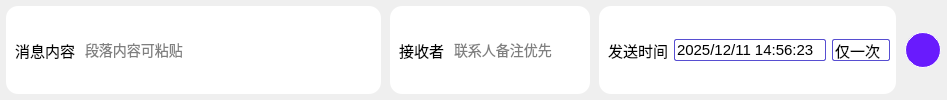
                  <widget class="QFrame" name="DataInput">
                   <layout class="QHBoxLayout" name="horizontalLayout_5" stretch="0,0,0,0">
                    <property name="spacing">
                     <number>9</number>
                    </property>
                    <property name="sizeConstraint">
                     <enum>QLayout::SetDefaultConstraint</enum>
                    </property>
                    <property name="leftMargin">
                     <number>6</number>
                    </property>
                    <property name="topMargin">
                     <number>6</number>
                    </property>
                    <property name="rightMargin">
                     <number>6</number>
                    </property>
                    <property name="bottomMargin">
                     <number>6</number>
                    </property>
                    <item>
                     <widget class="QFrame" name="frame_36">
                      <property name="sizePolicy">
                       <sizepolicy hsizetype="Preferred" vsizetype="Preferred">
                        <horstretch>0</horstretch>
                        <verstretch>0</verstretch>
                       </sizepolicy>
                      </property>
                      <property name="minimumSize">
                       <size>
                        <width>299</width>
                        <height>54</height>
                       </size>
                      </property>
                      <property name="maximumSize">
                       <size>
                        <width>16777215</width>
                        <height>16777215</height>
                       </size>
                      </property>
                      <property name="styleSheet">
                       <string notr="true">background-color: rgb(255, 255, 255);
border-radius:12px</string>
                      </property>
                      <property name="frameShape">
                       <enum>QFrame::StyledPanel</enum>
                      </property>
                      <property name="frameShadow">
                       <enum>QFrame::Raised</enum>
                      </property>
                      <layout class="QHBoxLayout" name="horizontalLayout_22">
                       <property name="spacing">
                        <number>6</number>
                       </property>
                       <property name="sizeConstraint">
                        <enum>QLayout::SetDefaultConstraint</enum>
                       </property>
                       <property name="leftMargin">
                        <number>9</number>
                       </property>
                       <property name="topMargin">
                        <number>0</number>
                       </property>
                       <property name="rightMargin">
                        <number>6</number>
                       </property>
                       <property name="bottomMargin">
                        <number>0</number>
                       </property>
                       <item>
                        <widget class="QLabel" name="label_3">
                         <property name="font">
                          <font>
                           <family>微软雅黑 Light</family>
                           <pointsize>11</pointsize>
                           <bold>false</bold>
                          </font>
                         </property>
                         <property name="styleSheet">
                          <string notr="true">QLabel {
    color: rgb(0, 0, 0);
}</string>
                         </property>
                         <property name="text">
                          <string>消息内容</string>
                         </property>
                        </widget>
                       </item>
                       <item>
                        <widget class="QLineEdit" name="message_lineEdit">
                         <property name="minimumSize">
                          <size>
                           <width>218</width>
                           <height>32</height>
                          </size>
                         </property>
                         <property name="font">
                          <font>
                           <family>微软雅黑 Light</family>
                           <pointsize>-1</pointsize>
                          </font>
                         </property>
                         <property name="styleSheet">
                          <string notr="true">QLineEdit {
    color: rgb(0, 0, 0);
    border: none;
    padding: 2px;
    font-size: 14px;
}

QLineEdit::placeholder {
    color: rgb(150, 150, 150);
}

QLineEdit:hover {
    border-color: rgb(35, 26, 132);
}</string>
                         </property>
                         <property name="placeholderText">
                          <string>段落内容可粘贴</string>
                         </property>
                        </widget>
                       </item>
                       <item>
                        <widget class="QPushButton" name="file_pushButton">
                         <property name="minimumSize">
                          <size>
                           <width>32</width>
                           <height>32</height>
                          </size>
                         </property>
                         <property name="styleSheet">
                          <string notr="true">QPushButton{
	background-color: rgba(255, 255, 255, 0);
border: none;
border-radius:20px;
}
QPushButton:hover {

}
QPushButton:pressed {

}
</string>
                         </property>
                         <property name="text">
                          <string/>
                         </property>
                         <property name="icon">
                          <iconset>
                           <normaloff>resources/img/page1/page1_打开文件.svg</normaloff>resources/img/page1/page1_打开文件.svg</iconset>
                         </property>
                         <property name="iconSize">
                          <size>
                           <width>24</width>
                           <height>24</height>
                          </size>
                         </property>
                        </widget>
                       </item>
                       <item>
                        <widget class="QPushButton" name="video_pushButton_">
                         <property name="minimumSize">
                          <size>
                           <width>32</width>
                           <height>32</height>
                          </size>
                         </property>
                         <property name="styleSheet">
                          <string notr="true">QPushButton{
	background-color: rgba(255, 255, 255, 0);
border: none;
border-radius:20px;
}
QPushButton:hover {

}
QPushButton:pressed {

}
</string>
                         </property>
                         <property name="text">
                          <string/>
                         </property>
                         <property name="icon">
                          <iconset>
                           <normaloff>resources/img/page1/page1_视频通话.svg</normaloff>resources/img/page1/page1_视频通话.svg</iconset>
                         </property>
                         <property name="iconSize">
                          <size>
                           <width>24</width>
                           <height>24</height>
                          </size>
                         </property>
                        </widget>
                       </item>
                      </layout>
                     </widget>
                    </item>
                    <item>
                     <widget class="QFrame" name="frame_33">
                      <property name="sizePolicy">
                       <sizepolicy hsizetype="Preferred" vsizetype="Preferred">
                        <horstretch>0</horstretch>
                        <verstretch>0</verstretch>
                       </sizepolicy>
                      </property>
                      <property name="minimumSize">
                       <size>
                        <width>200</width>
                        <height>54</height>
                       </size>
                      </property>
                      <property name="maximumSize">
                       <size>
                        <width>226</width>
                        <height>16777215</height>
                       </size>
                      </property>
                      <property name="styleSheet">
                       <string notr="true">background-color: rgb(255, 255, 255);
border-radius:12px</string>
                      </property>
                      <property name="frameShape">
                       <enum>QFrame::StyledPanel</enum>
                      </property>
                      <property name="frameShadow">
                       <enum>QFrame::Raised</enum>
                      </property>
                      <layout class="QHBoxLayout" name="horizontalLayout_12">
                       <property name="spacing">
                        <number>6</number>
                       </property>
                       <property name="leftMargin">
                        <number>9</number>
                       </property>
                       <property name="topMargin">
                        <number>0</number>
                       </property>
                       <property name="rightMargin">
                        <number>6</number>
                       </property>
                       <property name="bottomMargin">
                        <number>0</number>
                       </property>
                       <item>
                        <widget class="QLabel" name="label">
                         <property name="font">
                          <font>
                           <family>微软雅黑 Light</family>
                           <pointsize>11</pointsize>
                          </font>
                         </property>
                         <property name="styleSheet">
                          <string notr="true">QLabel {
    color: rgb(0, 0, 0);
}</string>
                         </property>
                         <property name="text">
                          <string>接收者</string>
                         </property>
                        </widget>
                       </item>
                       <item>
                        <widget class="QLineEdit" name="receiver_lineEdit">
                         <property name="minimumSize">
                          <size>
                           <width>0</width>
                           <height>32</height>
                          </size>
                         </property>
                         <property name="font">
                          <font>
                           <family>微软雅黑 Light</family>
                           <pointsize>-1</pointsize>
                          </font>
                         </property>
                         <property name="styleSheet">
                          <string notr="true">QLineEdit {
    color: rgb(0, 0, 0);
    border: none;
    padding: 2px;
    font-size: 14px;
}

QLineEdit::placeholder {
    color: rgb(150, 150, 150);
}

QLineEdit:hover {
    border-color: rgb(35, 26, 132);
}</string>
                         </property>
                         <property name="placeholderText">
                          <string>联系人备注优先</string>
                         </property>
                        </widget>
                       </item>
                      </layout>
                     </widget>
                    </item>
                    <item>
                     <widget class="QFrame" name="frame_45">
                      <property name="sizePolicy">
                       <sizepolicy hsizetype="Preferred" vsizetype="Preferred">
                        <horstretch>0</horstretch>
                        <verstretch>0</verstretch>
                       </sizepolicy>
                      </property>
                      <property name="minimumSize">
                       <size>
                        <width>272</width>
                        <height>54</height>
                       </size>
                      </property>
                      <property name="layoutDirection">
                       <enum>Qt::LeftToRight</enum>
                      </property>
                      <property name="styleSheet">
                       <string notr="true">background-color: rgb(255, 255, 255);
border-radius:12px</string>
                      </property>
                      <property name="frameShape">
                       <enum>QFrame::StyledPanel</enum>
                      </property>
                      <property name="frameShadow">
                       <enum>QFrame::Raised</enum>
                      </property>
                      <layout class="QHBoxLayout" name="horizontalLayout_96">
                       <property name="spacing">
                        <number>6</number>
                       </property>
                       <property name="leftMargin">
                        <number>9</number>
                       </property>
                       <property name="topMargin">
                        <number>0</number>
                       </property>
                       <property name="rightMargin">
                        <number>6</number>
                       </property>
                       <property name="bottomMargin">
                        <number>0</number>
                       </property>
                       <item>
                        <widget class="QLabel" name="time_label_2">
                         <property name="font">
                          <font>
                           <family>微软雅黑 Light</family>
                           <pointsize>11</pointsize>
                          </font>
                         </property>
                         <property name="styleSheet">
                          <string notr="true">QLabel {
    color: rgb(0, 0, 0);
}</string>
                         </property>
                         <property name="text">
                          <string>发送时间</string>
                         </property>
                        </widget>
                       </item>
                       <item>
                        <widget class="QDateTimeEdit" name="dateTimeEdit">
                         <property name="sizePolicy">
                          <sizepolicy hsizetype="Preferred" vsizetype="Fixed">
                           <horstretch>0</horstretch>
                           <verstretch>0</verstretch>
                          </sizepolicy>
                         </property>
                         <property name="minimumSize">
                          <size>
                           <width>152</width>
                           <height>0</height>
                          </size>
                         </property>
                         <property name="maximumSize">
                          <size>
                           <width>156</width>
                           <height>16777215</height>
                          </size>
                         </property>
                         <property name="styleSheet">
                          <string notr="true">QDateTimeEdit {
    background-color: #FFFFFF;
    border: 1px solid rgb(87, 78, 209);
    border-radius: 2px;
    color: rgb(0, 0, 0);
    font-size: 15px;
}

QDateTimeEdit:hover {
    background-color: rgba(229, 228, 253, 0.2);
}

QDateTimeEdit:focus {
    border-color: rgb(35, 26, 132);
}
QDateTimeEdit::up-button, QDateTimeEdit::down-button {
    width: 0px;
    height: 0px;
    border: none;
}</string>
                         </property>
                         <property name="dateTime">
                          <datetime>
                           <hour>14</hour>
                           <minute>56</minute>
                           <second>23</second>
                           <year>2025</year>
                           <month>12</month>
                           <day>11</day>
                          </datetime>
                         </property>
                         <property name="date">
                          <date>
                           <year>2025</year>
                           <month>12</month>
                           <day>11</day>
                          </date>
                         </property>
                         <property name="currentSection">
                          <enum>QDateTimeEdit::YearSection</enum>
                         </property>
                         <property name="displayFormat">
                          <string>yyyy/M/d H:mm:ss</string>
                         </property>
                        </widget>
                       </item>
                       <item>
                        <widget class="QComboBox" name="comboBox_Frequency">
                         <property name="sizePolicy">
                          <sizepolicy hsizetype="Preferred" vsizetype="Fixed">
                           <horstretch>0</horstretch>
                           <verstretch>0</verstretch>
                          </sizepolicy>
                         </property>
                         <property name="minimumSize">
                          <size>
                           <width>58</width>
                           <height>0</height>
                          </size>
                         </property>
                         <property name="maximumSize">
                          <size>
                           <width>16777215</width>
                           <height>16777215</height>
                          </size>
                         </property>
                         <property name="styleSheet">
                          <string notr="true">QComboBox {
    background-color: #FFFFFF;
    border: 1px solid rgb(87, 78, 209);
    border-radius: 2px;
    color: rgb(0, 0, 0);
    font-size: 15px;
    padding-right: 0;
    text-align: center;
    padding-left: 2px;
}

QComboBox:hover {
    background-color: rgba(229, 228, 253, 0.2);
}

QComboBox:focus {
    border-color: rgb(35, 26, 132);
}

QComboBox::drop-down {
    width: 0px;
}

QComboBox::down-arrow {
    image: none;
}

QComboBox QAbstractItemView {
    background-color: #FFFFFF;
    border: 1px solid rgb(87, 78, 209);
    border-radius: 4px;
    color: rgb(0, 0, 0);
    font-size: 15px;
    padding: 2px;
    selection-background-color: rgb(229, 228, 253);
    selection-color: rgb(0, 0, 0);
}</string>
                         </property>
                         <item>
                          <property name="text">
                           <string>仅一次</string>
                          </property>
                         </item>
                         <item>
                          <property name="text">
                           <string>每天</string>
                          </property>
                         </item>
                         <item>
                          <property name="text">
                           <string>工作日</string>
                          </property>
                         </item>
                         <item>
                          <property name="text">
                           <string>每周</string>
                          </property>
                         </item>
                        </widget>
                       </item>
                      </layout>
                     </widget>
                    </item>
                    <item>
                     <widget class="QPushButton" name="add_pushButton">
                      <property name="sizePolicy">
                       <sizepolicy hsizetype="Minimum" vsizetype="Preferred">
                        <horstretch>0</horstretch>
                        <verstretch>0</verstretch>
                       </sizepolicy>
                      </property>
                      <property name="minimumSize">
                       <size>
                        <width>36</width>
                        <height>36</height>
                       </size>
                      </property>
                      <property name="maximumSize">
                       <size>
                        <width>36</width>
                        <height>36</height>
                       </size>
                      </property>
                      <property name="focusPolicy">
                       <enum>Qt::NoFocus</enum>
                      </property>
                      <property name="styleSheet">
                       <string notr="true">QPushButton {
    background-color: rgb(105, 27, 253);
    border: 1px solid rgb(255, 255, 255);
    border-radius: 18px;
    color: white;
    font-size: 16px;
    box-shadow: 0 8px 16px rgba(0, 0, 0, 0.2);
    transition: background-color 0.3s, box-shadow 0.3s, border-color 0.3s;
}

QPushButton:hover {
    background-color: rgb(120, 32, 255);
}

QPushButton:pressed {
    background-color: rgb(90, 22, 230);
}</string>
                      </property>
                      <property name="text">
                       <string/>
                      </property>
                      <property name="icon">
                       <iconset>
                        <normaloff>resources/img/page1/page1_添加任务.svg</normaloff>resources/img/page1/page1_添加任务.svg</iconset>
                      </property>
                     </widget>
                    </item>
                   </layout>
                  </widget>
